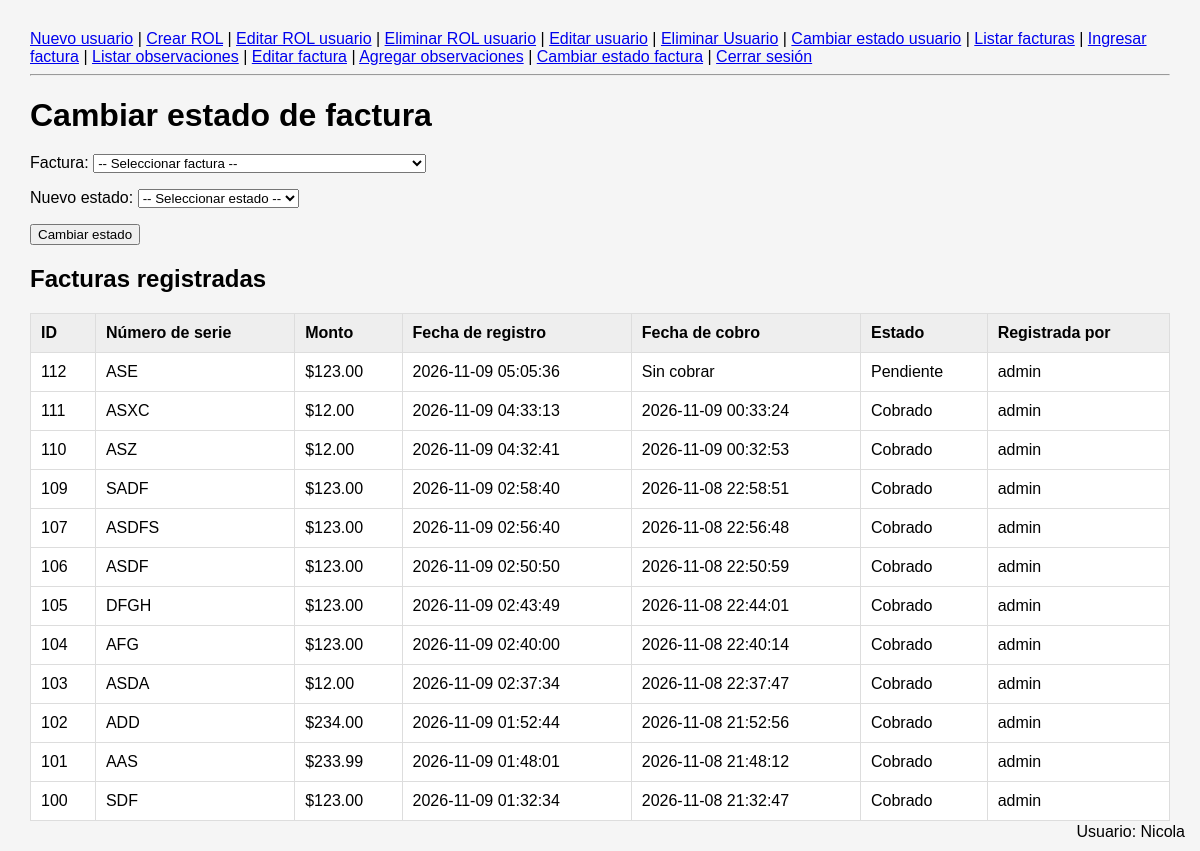
/Panaderia/cambiar_estado_factura.php (signed in), run on an earlier commit of the app's database.
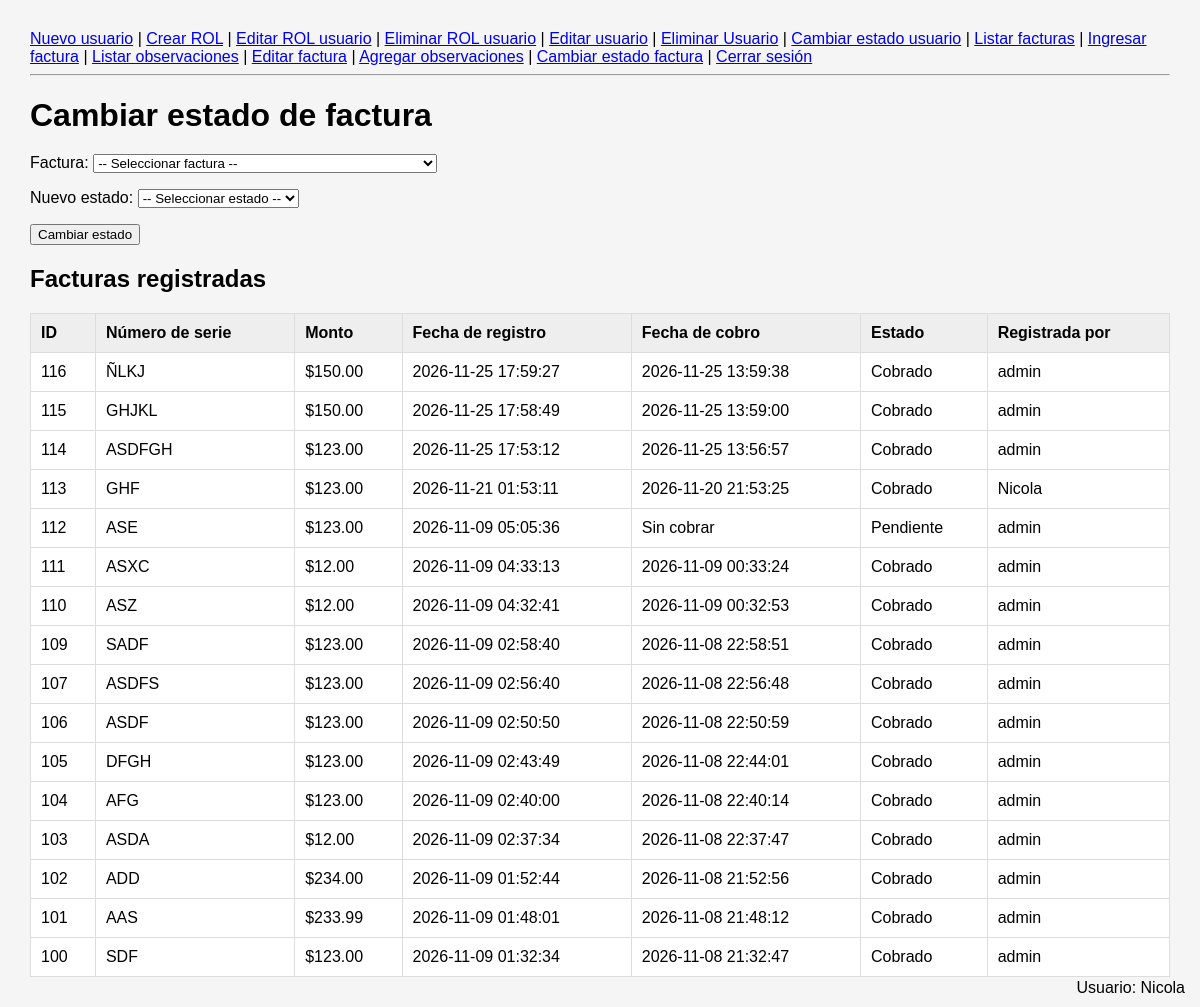
And on a later commit of the database.
### tables this page shows
CREATE TABLE `factura` (
  `id` int(10) UNSIGNED NOT NULL,
  `numero_serie` varchar(20) NOT NULL,
  `monto` decimal(8,2) NOT NULL,
  `fecha_registro` datetime NOT NULL,
  `fecha_cobro` datetime DEFAULT NULL,
  `estado` enum('Cobrado','Pendiente','Anulada') NOT NULL DEFAULT 'Pendiente',
  `id_usuario_registro` smallint(5) UNSIGNED NOT NULL,
  `id_usuario_asignado` smallint(5) UNSIGNED DEFAULT NULL
);

CREATE TABLE `usuario` (
  `id` smallint(5) UNSIGNED NOT NULL,
  `usuario` varchar(32) NOT NULL,
  `contrasenia` varchar(255) NOT NULL,
  `activo` tinyint(1) NOT NULL DEFAULT 1,
  `id_ROL` tinyint(3) UNSIGNED NOT NULL
);

### Panaderia/cambiar_estado_factura.php (the view, shortened to what this page needs)
<?php
require_once "conexion.php";
require_once "menu.php";
try {
    $sql = "SELECT
                factura.id,
                factura.numero_serie,
                factura.monto,
                factura.fecha_registro,
                factura.fecha_cobro,
                factura.estado,
                usuario.usuario AS nombre_usuario
            FROM factura
            INNER JOIN usuario
                ON factura.id_usuario_registro = usuario.id
            ORDER BY factura.id DESC";
    $stmt = $conexion->query($sql);
    $facturas = $stmt->fetchAll(PDO::FETCH_ASSOC);
} catch (PDOException $e) {
    $facturas = [];
    $error = "Error al obtener las facturas: " . $e->getMessage();
}
?>
<!DOCTYPE html>
<html lang="es">
<head>
</head>
<body>
<h1>Cambiar estado de factura</h1>
 <link rel="stylesheet" href="estilo.css">
<form method="POST" action="cambiar_estado_factura.php">
    <p>
        <label for="id_factura">
            Factura:
        </label>
        <select
            name="id_factura"
            id="id_factura"
            required
        >
            <option value="">
                -- Seleccionar factura --
            </option>
        </select>
    </p>
    <p>
        <label for="estado">
            Nuevo estado:
        </label>
        <select
            name="estado"
            id="estado"
            required
        >
            <option value="">
                -- Seleccionar estado --
            </option>
        </select>
    </p>
    <p>
        <button type="submit">
            Cambiar estado
        </button>
    </p>
</form>
<h2>Facturas registradas</h2>
<table border="1">
    <thead>
        <tr>
            <th>ID</th>
            <th>Número de serie</th>
            <th>Monto</th>
            <th>Fecha de registro</th>
            <th>Fecha de cobro</th>
            <th>Estado</th>
            <th>Registrada por</th>
        </tr>
    </thead>
    <tbody>
        <?php if (count($facturas) > 0): ?>
            <?php foreach ($facturas as $factura): ?>
                <tr>
                    <td>
                        <?= htmlspecialchars($factura["id"]) ?>
                    </td>
                    <td>
                        <?= htmlspecialchars($factura["numero_serie"]) ?>
                    </td>
                    <td>
                        $<?= htmlspecialchars($factura["monto"]) ?>
                    </td>
                    <td>
                        <?= htmlspecialchars($factura["fecha_registro"]) ?>
                    </td>
                    <td>
                        <?php if ($factura["fecha_cobro"] !== null): ?>
                            <?= htmlspecialchars($factura["fecha_cobro"]) ?>
                        <?php else: ?>
                            Sin cobrar
                        <?php endif; ?>
                    </td>
                    <td>
                        <?= htmlspecialchars($factura["estado"]) ?>
                    </td>
                    <td>
                        <?= htmlspecialchars($factura["nombre_usuario"]) ?>
                    </td>
                </tr>
            <?php endforeach; ?>
        <?php endif; ?>
    </tbody>
</table>
</body>
</html>

What changed in the data, as far as the page shows it:
added factura: id "116", numero_serie "ÑLKJ", monto "150.00", fecha_registro "2026-11-25 17:59:27", fecha_cobro "2026-11-25 13:59:38", estado "Cobrado", id_usuario_registro.usuario "admin"
added factura: id "115", numero_serie "GHJKL", monto "150.00", fecha_registro "2026-11-25 17:58:49", fecha_cobro "2026-11-25 13:59:00", estado "Cobrado", id_usuario_registro.usuario "admin"
added factura: id "114", numero_serie "ASDFGH", monto "123.00", fecha_registro "2026-11-25 17:53:12", fecha_cobro "2026-11-25 13:56:57", estado "Cobrado", id_usuario_registro.usuario "admin"
added factura: id "113", numero_serie "GHF", monto "123.00", fecha_registro "2026-11-21 01:53:11", fecha_cobro "2026-11-20 21:53:25", estado "Cobrado", id_usuario_registro.usuario "Nicola"
